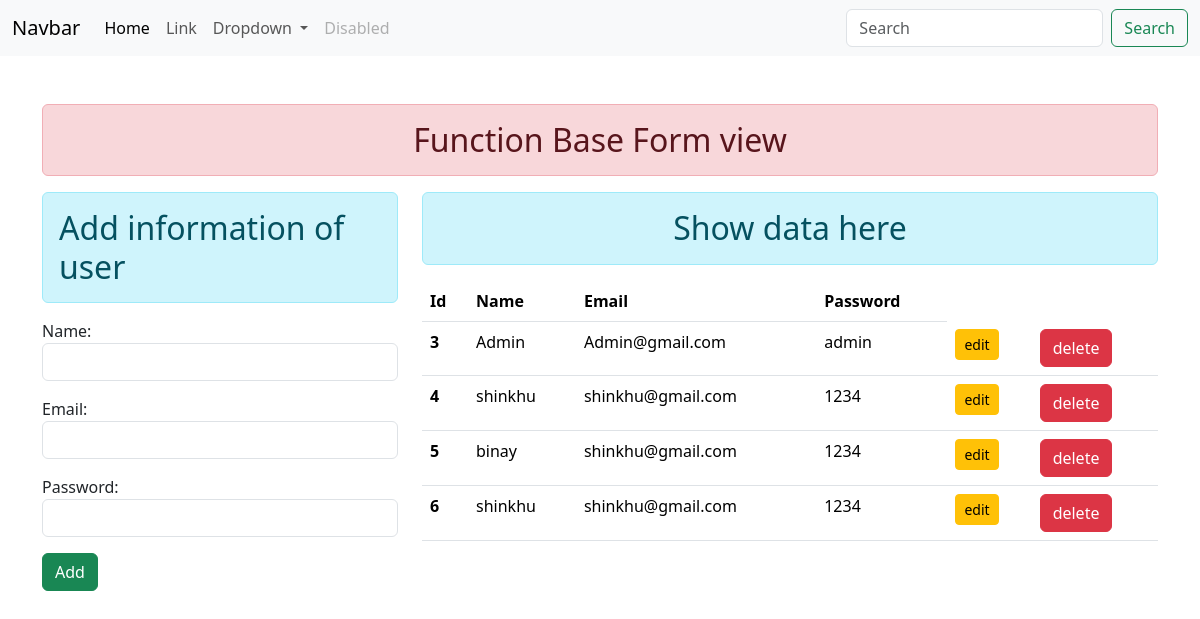
Before: /view/ with the older database file.
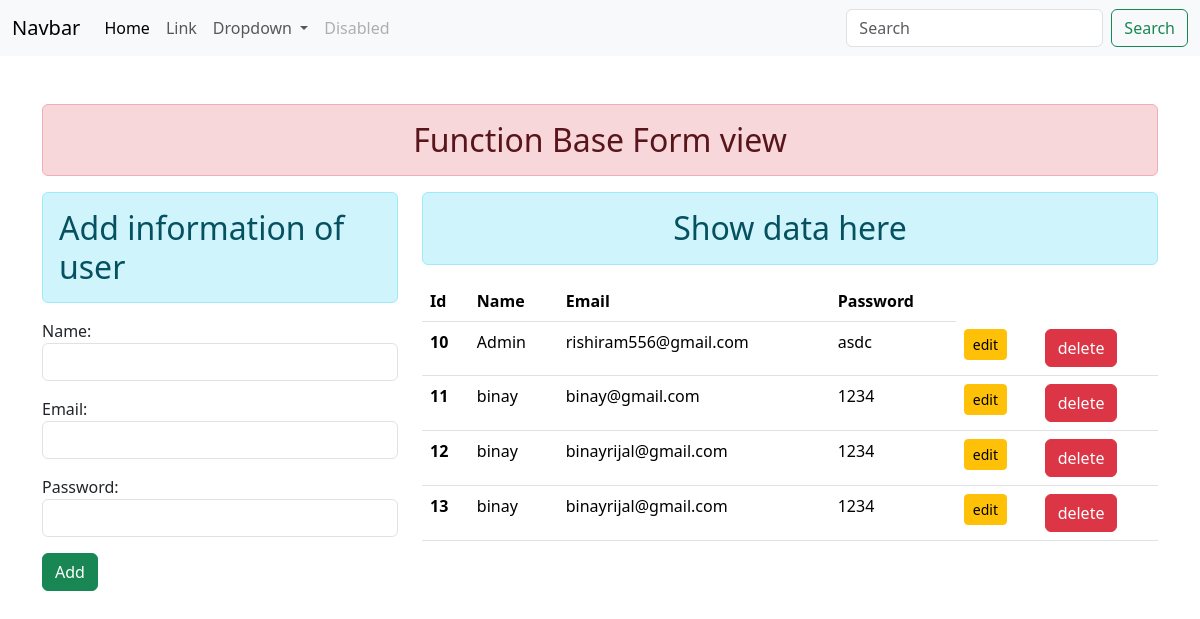
After: the same page with the newer database file.
### crudstart/models.py (models this page shows)
class User(models.Model):
    name=models.CharField(max_length=100)
    email=models.EmailField(max_length=30)
    password=models.CharField(max_length=50)

### crudstart/views.py (the view)
# urls.py: path('view/',addshow,name="addshow"),
def addshow(request):
    if request.method=='POST':
        fo=UserRegistration(request.POST)
        if fo.is_valid():
            fo.save()
            fo=UserRegistration()
    else:
        fo=UserRegistration()
    regr=User.objects.all()
    return render(request,'addandshow.html', {'fobj':fo,'regs':regr} )

### crudstart/form.py
class UserRegistration(forms.ModelForm):
    class Meta:
        model=User
        fields='__all__'
        widgets={
        'name': forms.TextInput( attrs= {'class':'form-control'}),
        'email': forms.TextInput(attrs= {'class':'form-control'}),
        'password': forms.PasswordInput(render_value=True,attrs= {'class':'form-control'}),
         }

### crudstart/templates/addandshow.html (shortened to what this page needs)
{%extends 'base.html'%}
{% block content %}
<div class="row">
    <div class="col-sm-4">
        <h2 class="text-align-center alert alert-info">Add information of user</h2>
        <form action="{%url 'addshow'%}" method="POST">
        {{fobj.as_p}}
        <input type="submit" class="btn btn-success" value="Add">
        </form>
    </div>
    <div class="col-sm-8">
        <h2 class="text-center alert alert-info">Show data here</h2>
        {%if regs %}
        <table class="table table-hover">
            <thead>
                <tr>
                    <th class="col">Id</th>
                    <th class="col">Name</th>
                    <th class="col">Email</th>
                    <th class="col">Password</th>
                </tr>
            </thead>
            <tbody>
                {%for reg in regs%}
                <tr>
                    <th scope="row">{{reg.id}}</th>
                    <td>{{reg.name}}</td>
                    <td>{{reg.email}}</td>
                    <td>{{reg.password}}</td>
                    <td><a href="{% url 'updatedata' reg.id %}" class="btn btn-warning btn-sm">edit</a></td>
                    <td>
                        <form action="{% url 'deletedata' reg.id %}" method="post" class="d-line">{%csrf_token%}
                          <input type="submit" name="submit" class="btn btn-danger" value="delete"/>
                        </form>
                    </td>
                </tr>
                {%endfor%}
            </tbody>
        </table>
        {% else %}
        <h3>no record available</h3>
        {% endif %}
    </div>
</div>
{%endblock content%}

Changed rows visible on the page:
removed User: id "3", name "Admin", email "Admin@gmail.com", password "admin"
removed User: id "4", name "shinkhu", email "shinkhu@gmail.com", password "1234"
removed User: id "5", name "binay", email "shinkhu@gmail.com", password "1234"
removed User: id "6", name "shinkhu", email "shinkhu@gmail.com", password "1234"
added User: id "10", name "Admin", email "rishiram556@gmail.com", password "asdc"
added User: id "11", name "binay", email "binay@gmail.com", password "1234"
added User: id "12", name "binay", email "binayrijal@gmail.com", password "1234"
added User: id "13", name "binay", email "binayrijal@gmail.com", password "1234"
